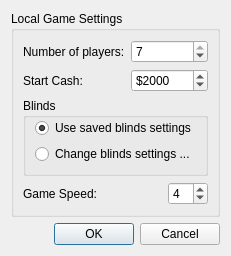
<ui version="4.0" >
 <class>newGameDialog</class>
 <widget class="QDialog" name="newGameDialog" >
  <property name="geometry" >
   <rect>
    <x>0</x>
    <y>0</y>
    <width>207</width>
    <height>235</height>
   </rect>
  </property>
  <property name="windowTitle" >
   <string>Start Local Game</string>
  </property>
  <layout class="QGridLayout" >
   <item row="0" column="0" >
    <widget class="QGroupBox" name="groupBox" >
     <property name="title" >
      <string>Local Game Settings</string>
     </property>
     <layout class="QGridLayout" >
      <item row="0" column="0" >
       <widget class="QLabel" name="label" >
        <property name="text" >
         <string>Number of players:</string>
        </property>
        <property name="buddy" >
         <cstring>spinBox_quantityPlayers</cstring>
        </property>
       </widget>
      </item>
      <item row="0" column="1" colspan="2" >
       <widget class="QSpinBox" name="spinBox_quantityPlayers" >
        <property name="minimum" >
         <number>2</number>
        </property>
        <property name="maximum" >
         <number>7</number>
        </property>
        <property name="value" >
         <number>7</number>
        </property>
       </widget>
      </item>
      <item row="1" column="0" >
       <widget class="QLabel" name="label_2" >
        <property name="text" >
         <string>Start Cash:</string>
        </property>
        <property name="buddy" >
         <cstring>spinBox_startCash</cstring>
        </property>
       </widget>
      </item>
      <item row="1" column="1" colspan="2" >
       <widget class="QSpinBox" name="spinBox_startCash" >
        <property name="prefix" >
         <string>$</string>
        </property>
        <property name="minimum" >
         <number>1000</number>
        </property>
        <property name="maximum" >
         <number>5000</number>
        </property>
        <property name="singleStep" >
         <number>50</number>
        </property>
        <property name="value" >
         <number>2000</number>
        </property>
       </widget>
      </item>
      <item row="2" column="0" colspan="3" >
       <widget class="QGroupBox" name="groupBox_2" >
        <property name="title" >
         <string>Blinds</string>
        </property>
        <layout class="QGridLayout" >
         <property name="topMargin" >
          <number>0</number>
         </property>
         <item row="0" column="0" >
          <widget class="QRadioButton" name="radioButton_useSavedBlindsSettings" >
           <property name="text" >
            <string>Use saved blinds settings</string>
           </property>
           <property name="checked" >
            <bool>true</bool>
           </property>
          </widget>
         </item>
         <item row="1" column="0" >
          <widget class="QRadioButton" name="radioButton_changeBlindsSettings" >
           <property name="text" >
            <string>Change blinds settings ...</string>
           </property>
          </widget>
         </item>
        </layout>
       </widget>
      </item>
      <item row="3" column="0" colspan="2" >
       <widget class="QLabel" name="label_5" >
        <property name="text" >
         <string>Game Speed:</string>
        </property>
        <property name="buddy" >
         <cstring>spinBox_gameSpeed</cstring>
        </property>
       </widget>
      </item>
      <item row="3" column="2" >
       <widget class="QSpinBox" name="spinBox_gameSpeed" >
        <property name="minimum" >
         <number>1</number>
        </property>
        <property name="maximum" >
         <number>11</number>
        </property>
        <property name="value" >
         <number>4</number>
        </property>
       </widget>
      </item>
     </layout>
    </widget>
   </item>
   <item row="1" column="0" >
    <widget class="QDialogButtonBox" name="buttonBox" >
     <property name="orientation" >
      <enum>Qt::Horizontal</enum>
     </property>
     <property name="standardButtons" >
      <set>QDialogButtonBox::Cancel|QDialogButtonBox::NoButton|QDialogButtonBox::Ok</set>
     </property>
    </widget>
   </item>
  </layout>
 </widget>
 <tabstops>
  <tabstop>spinBox_quantityPlayers</tabstop>
  <tabstop>spinBox_startCash</tabstop>
  <tabstop>radioButton_useSavedBlindsSettings</tabstop>
  <tabstop>radioButton_changeBlindsSettings</tabstop>
  <tabstop>spinBox_gameSpeed</tabstop>
  <tabstop>buttonBox</tabstop>
 </tabstops>
 <resources/>
 <connections>
  <connection>
   <sender>buttonBox</sender>
   <signal>accepted()</signal>
   <receiver>newGameDialog</receiver>
   <slot>accept()</slot>
   <hints>
    <hint type="sourcelabel" >
     <x>248</x>
     <y>254</y>
    </hint>
    <hint type="destinationlabel" >
     <x>157</x>
     <y>274</y>
    </hint>
   </hints>
  </connection>
  <connection>
   <sender>buttonBox</sender>
   <signal>rejected()</signal>
   <receiver>newGameDialog</receiver>
   <slot>reject()</slot>
   <hints>
    <hint type="sourcelabel" >
     <x>316</x>
     <y>260</y>
    </hint>
    <hint type="destinationlabel" >
     <x>286</x>
     <y>274</y>
    </hint>
   </hints>
  </connection>
 </connections>
</ui>
